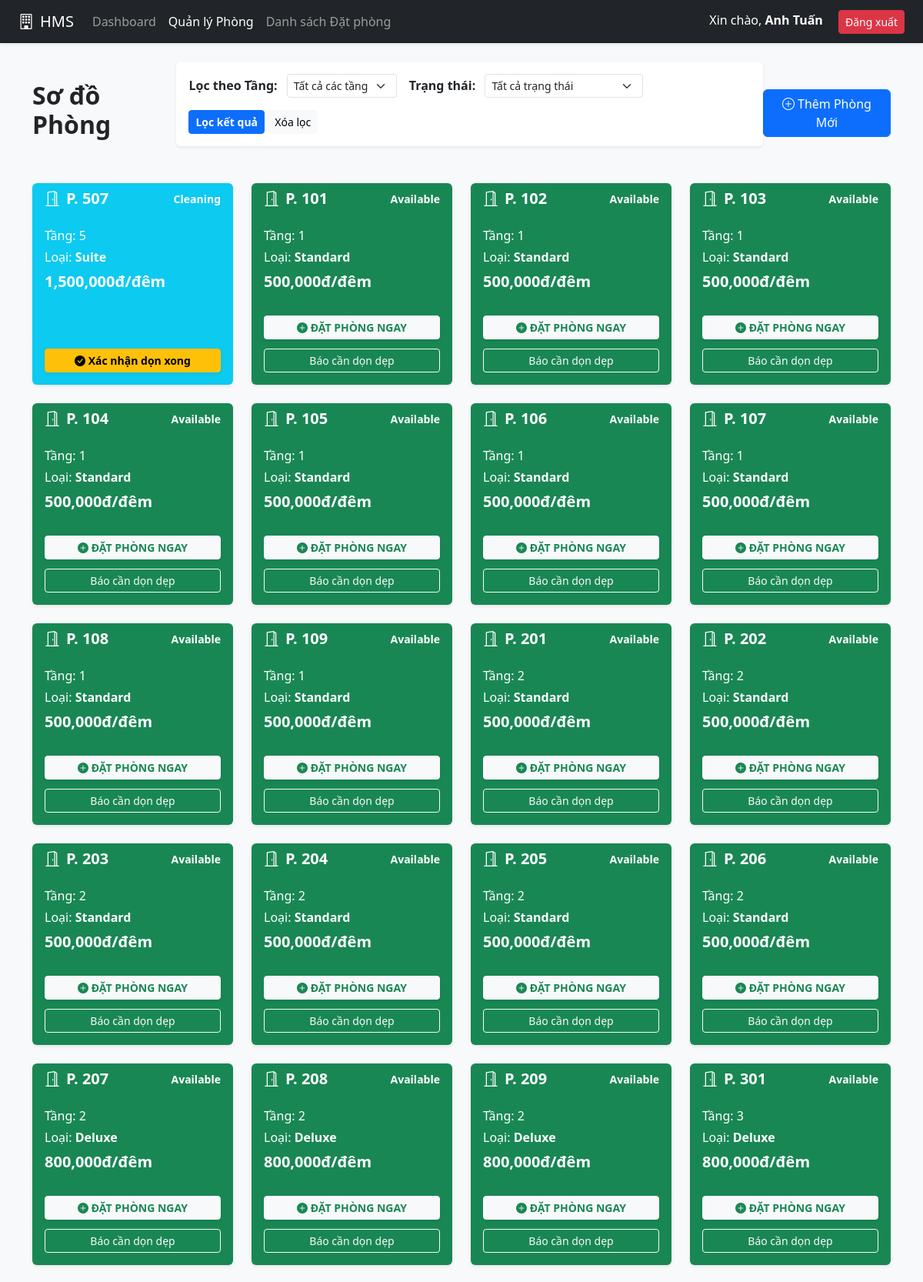
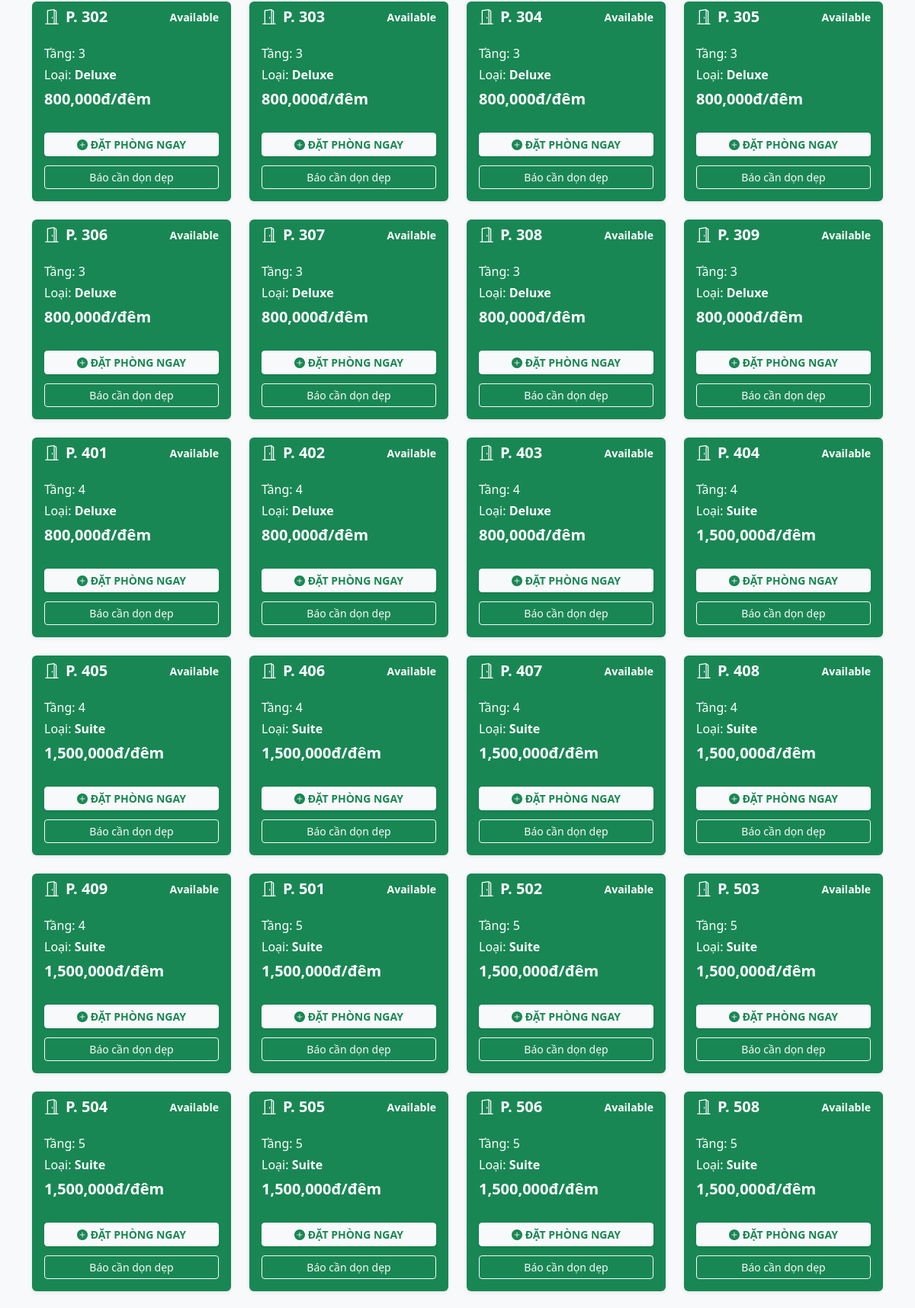
The page /rooms/list.php (signed in, upper part) on the database its author committed (2 pictures, top to bottom).
### tables this page shows
CREATE TABLE `rooms` (
  `room_id` int(11) NOT NULL,
  `room_number` varchar(10) DEFAULT NULL,
  `type_id` int(11) DEFAULT NULL,
  `price_per_night` decimal(10,2) DEFAULT NULL,
  `status` enum('Available','Reserved','Occupied','Cleaning') DEFAULT 'Available',
  `floor` int(11) DEFAULT NULL,
  `description` text DEFAULT NULL
);

CREATE TABLE `room_types` (
  `type_id` int(11) NOT NULL,
  `type_name` varchar(50) DEFAULT NULL,
  `capacity` int(11) DEFAULT NULL,
  `base_price` decimal(10,2) DEFAULT NULL,
  `amenities` text DEFAULT NULL
);

### includes/db.php (called while the page is built, shortened)
<?php
class Database {
    private static $instance = null;
    private function __construct() {
        $host = '127.0.0.1';
        $db   = 'hotel_management';
        $user = 'root';
        $pass = '';
        $dsn  = "mysql:host=$host;dbname=$db;charset=utf8mb4";
        try {
            $this->pdo = new PDO($dsn, $user, $pass, [
                PDO::ATTR_ERRMODE => PDO::ERRMODE_EXCEPTION,
                PDO::ATTR_DEFAULT_FETCH_MODE => PDO::FETCH_ASSOC,
                PDO::ATTR_EMULATE_PREPARES => false,
            ]);
        } catch (PDOException $e) {
            die("Kết nối thất bại: " . $e->getMessage());
        }
    }
    public static function getInstance() {
        if (self::$instance === null) {
            self::$instance = new Database();
        }
        return self::$instance->pdo;
    }
}

### classes/Room.php (called while the page is built, shortened)
<?php
require_once __DIR__ . '/../includes/db.php';
class Room {
    private $db;
    public function __construct() {
        $this->db = Database::getInstance();
    }
    public function getFilteredRooms($floor = '', $status = '') {
        $sql = "SELECT r.*, t.type_name
                FROM rooms r
                JOIN room_types t ON r.type_id = t.type_id
                WHERE 1=1";
        $params = [];
        $sql .= " ORDER BY FIELD(r.status, 'Occupied', 'Cleaning', 'Reserved', 'Available') ASC, r.room_number ASC";
        $stmt = $this->db->prepare($sql);
        $stmt->execute($params);
        return $stmt->fetchAll();
    }
}
?>

### rooms/list.php (the view, shortened to what this page needs)
<?php
require_once '../includes/db.php';
require_once '../classes/Room.php';
$roomModel = new Room();
$selectedFloor = isset($_GET['floor']) ? $_GET['floor'] : '';
$selectedStatus = isset($_GET['status']) ? $_GET['status'] : '';
$rooms = $roomModel->getFilteredRooms($selectedFloor, $selectedStatus);
function getStatusCardClass($status) {
    switch ($status) {
        case 'Available': return 'bg-success text-white';
        case 'Cleaning':  return 'bg-info text-white';
    }
}
?>
<!DOCTYPE html>
<html lang="vi">
<head>
    <link href="https://cdn.jsdelivr.net/npm/bootstrap@5.3.0/dist/css/bootstrap.min.css" rel="stylesheet">
    <link href="https://cdn.jsdelivr.net/npm/bootstrap-icons@1.10.5/font/bootstrap-icons.css" rel="stylesheet">
</head>
<body class="bg-light">
    <nav class="navbar navbar-expand-lg navbar-dark bg-dark mb-4 shadow-sm">
        <div class="container-fluid px-4">
            <a class="navbar-brand" href="../dashboard.php"><i class="bi bi-building me-2"></i>HMS</a>
            <div class="collapse navbar-collapse">
                <ul class="navbar-nav me-auto">
                    <li class="nav-item"><a class="nav-link" href="../dashboard.php">Dashboard</a></li>
                    <li class="nav-item"><a class="nav-link active" href="list.php">Quản lý Phòng</a></li>
                    <li class="nav-item"><a class="nav-link" href="../bookings/list.php">Danh sách Đặt phòng</a></li>
                </ul>
                <div class="text-white">
                    <span class="me-3">Xin chào, <strong><?= htmlspecialchars($_SESSION['full_name']) ?></strong></span>
                    <a href="../logout.php" class="btn btn-sm btn-danger">Đăng xuất</a>
                </div>
            </div>
        </div>
    </nav>
    <div class="container">
        <div class="d-flex justify-content-between align-items-center mb-4">
            <h2 class="fw-bold">Sơ đồ Phòng</h2>
            <div class="card shadow-sm border-0 mb-4 bg-white p-3">
                <form method="GET" action="list.php" class="row g-3 align-items-center">
                    <div class="col-auto">
                        <label class="fw-bold me-2">Lọc theo Tầng:</label>
                        <select name="floor" class="form-select form-select-sm d-inline-block w-auto">
                            <option value="">Tất cả các tầng</option>
                        </select>
                    </div>
                    <div class="col-auto">
                        <label class="fw-bold me-2">Trạng thái:</label>
                        <select name="status" class="form-select form-select-sm d-inline-block w-auto">
                            <option value="">Tất cả trạng thái</option>
                        </select>
                    </div>
                    <div class="col-auto">
                        <button type="submit" class="btn btn-primary btn-sm fw-bold">Lọc kết quả</button>
                        <a href="list.php" class="btn btn-light btn-sm">Xóa lọc</a>
                    </div>
                </form>
            </div>
            <a href="#" class="btn btn-primary"><i class="bi bi-plus-circle me-1"></i>Thêm Phòng Mới</a>
        </div>
        <div class="row g-4">
    <?php foreach ($rooms as $r): ?>
        <div class="col-md-3"> <div class="card shadow-sm h-100 border-0 <?= getStatusCardClass($r['status']) ?>">
                <div class="card-header border-0 bg-transparent d-flex justify-content-between align-items-center">
                    <h5 class="mb-0 fw-bold"><i class="bi bi-door-open me-2"></i>P. <?= $r['room_number'] ?></h5>
                    <small class="fw-bold"><?= $r['status'] ?></small>
                </div>
                <div class="card-body">
                    <p class="mb-1">Tầng: <?= $r['floor'] ?></p>
                    <p class="mb-1">Loại: <strong><?= $r['type_name'] ?></strong></p>
                    <h5 class="mt-2 fw-bold"><?= number_format($r['price_per_night']) ?>đ/đêm</h5>
                </div>
                <div class="card-footer border-0 bg-transparent pb-3">
                    <div class="d-grid gap-2">
                        <?php if ($r['status'] == 'Cleaning'): ?>
                            <a href="list.php?action=update_cleaning&room_id=<?= $r['room_id'] ?>&status=Cleaning"
                            class="btn btn-sm btn-warning fw-bold shadow-sm"
                            onclick="return confirm('Xác nhận phòng này đã dọn xong?');">
                            <i class="bi bi-check-circle-fill"></i> Xác nhận dọn xong
                            </a>
                        <?php elseif ($r['status'] == 'Available'): ?>
                            <a href="../bookings/create.php?room_id=<?= $r['room_id'] ?>"
                            class="btn btn-sm btn-light fw-bold shadow-sm text-success">
                            <i class="bi bi-plus-circle-fill"></i> ĐẶT PHÒNG NGAY
                            </a>
                            <a href="list.php?action=update_cleaning&room_id=<?= $r['room_id'] ?>&status=Available"
                            class="btn btn-sm btn-outline-light mt-1">
                            <i class="bi bi-broom"></i> Báo cần dọn dẹp
                            </a>
                        <?php else: ?>
                            <button class="btn btn-sm btn-dark opacity-50 fw-bold" disabled>
                                <i class="bi bi-slash-circle"></i> Không thể đặt
                            </button>
                        <?php endif; ?>
                    </div>
                </div>
            </div> </div> <?php endforeach; ?>
</div>
    </div>
</body>
</html>

### rows shown on the page
rooms: room_number "507", status "Cleaning", floor "5", type.type_name "Suite", price_per_night "1,500,000"
rooms: room_number "101", status "Available", floor "1", type.type_name "Standard", price_per_night "500,000"
rooms: room_number "102", status "Available", floor "1", type.type_name "Standard", price_per_night "500,000"
rooms: room_number "103", status "Available", floor "1", type.type_name "Standard", price_per_night "500,000"
rooms: room_number "104", status "Available", floor "1", type.type_name "Standard", price_per_night "500,000"
rooms: room_number "105", status "Available", floor "1", type.type_name "Standard", price_per_night "500,000"
rooms: room_number "106", status "Available", floor "1", type.type_name "Standard", price_per_night "500,000"
rooms: room_number "107", status "Available", floor "1", type.type_name "Standard", price_per_night "500,000"
rooms: room_number "108", status "Available", floor "1", type.type_name "Standard", price_per_night "500,000"
rooms: room_number "109", status "Available", floor "1", type.type_name "Standard", price_per_night "500,000"
rooms: room_number "201", status "Available", floor "2", type.type_name "Standard", price_per_night "500,000"
rooms: room_number "202", status "Available", floor "2", type.type_name "Standard", price_per_night "500,000"
rooms: room_number "203", status "Available", floor "2", type.type_name "Standard", price_per_night "500,000"
rooms: room_number "204", status "Available", floor "2", type.type_name "Standard", price_per_night "500,000"
rooms: room_number "205", status "Available", floor "2", type.type_name "Standard", price_per_night "500,000"
rooms: room_number "206", status "Available", floor "2", type.type_name "Standard", price_per_night "500,000"
rooms: room_number "207", status "Available", floor "2", type.type_name "Deluxe", price_per_night "800,000"
rooms: room_number "208", status "Available", floor "2", type.type_name "Deluxe", price_per_night "800,000"
rooms: room_number "209", status "Available", floor "2", type.type_name "Deluxe", price_per_night "800,000"
rooms: room_number "301", status "Available", floor "3", type.type_name "Deluxe", price_per_night "800,000"
rooms: room_number "302", status "Available", floor "3", type.type_name "Deluxe", price_per_night "800,000"
rooms: room_number "303", status "Available", floor "3", type.type_name "Deluxe", price_per_night "800,000"
rooms: room_number "304", status "Available", floor "3", type.type_name "Deluxe", price_per_night "800,000"
rooms: room_number "305", status "Available", floor "3", type.type_name "Deluxe", price_per_night "800,000"
rooms: room_number "306", status "Available", floor "3", type.type_name "Deluxe", price_per_night "800,000"
rooms: room_number "307", status "Available", floor "3", type.type_name "Deluxe", price_per_night "800,000"
rooms: room_number "308", status "Available", floor "3", type.type_name "Deluxe", price_per_night "800,000"
rooms: room_number "309", status "Available", floor "3", type.type_name "Deluxe", price_per_night "800,000"
rooms: room_number "401", status "Available", floor "4", type.type_name "Deluxe", price_per_night "800,000"
rooms: room_number "402", status "Available", floor "4", type.type_name "Deluxe", price_per_night "800,000"
rooms: room_number "403", status "Available", floor "4", type.type_name "Deluxe", price_per_night "800,000"
rooms: room_number "404", status "Available", floor "4", type.type_name "Suite", price_per_night "1,500,000"
rooms: room_number "405", status "Available", floor "4", type.type_name "Suite", price_per_night "1,500,000"
rooms: room_number "406", status "Available", floor "4", type.type_name "Suite", price_per_night "1,500,000"
rooms: room_number "407", status "Available", floor "4", type.type_name "Suite", price_per_night "1,500,000"
rooms: room_number "408", status "Available", floor "4", type.type_name "Suite", price_per_night "1,500,000"
rooms: room_number "409", status "Available", floor "4", type.type_name "Suite", price_per_night "1,500,000"
rooms: room_number "501", status "Available", floor "5", type.type_name "Suite", price_per_night "1,500,000"
rooms: room_number "502", status "Available", floor "5", type.type_name "Suite", price_per_night "1,500,000"
rooms: room_number "503", status "Available", floor "5", type.type_name "Suite", price_per_night "1,500,000"
rooms: room_number "504", status "Available", floor "5", type.type_name "Suite", price_per_night "1,500,000"
rooms: room_number "505", status "Available", floor "5", type.type_name "Suite", price_per_night "1,500,000"
rooms: room_number "506", status "Available", floor "5", type.type_name "Suite", price_per_night "1,500,000"
rooms: room_number "508", status "Available", floor "5", type.type_name "Suite", price_per_night "1,500,000"

### other values the page prints
$_SESSION['full_name'] "Anh Tuấn"
